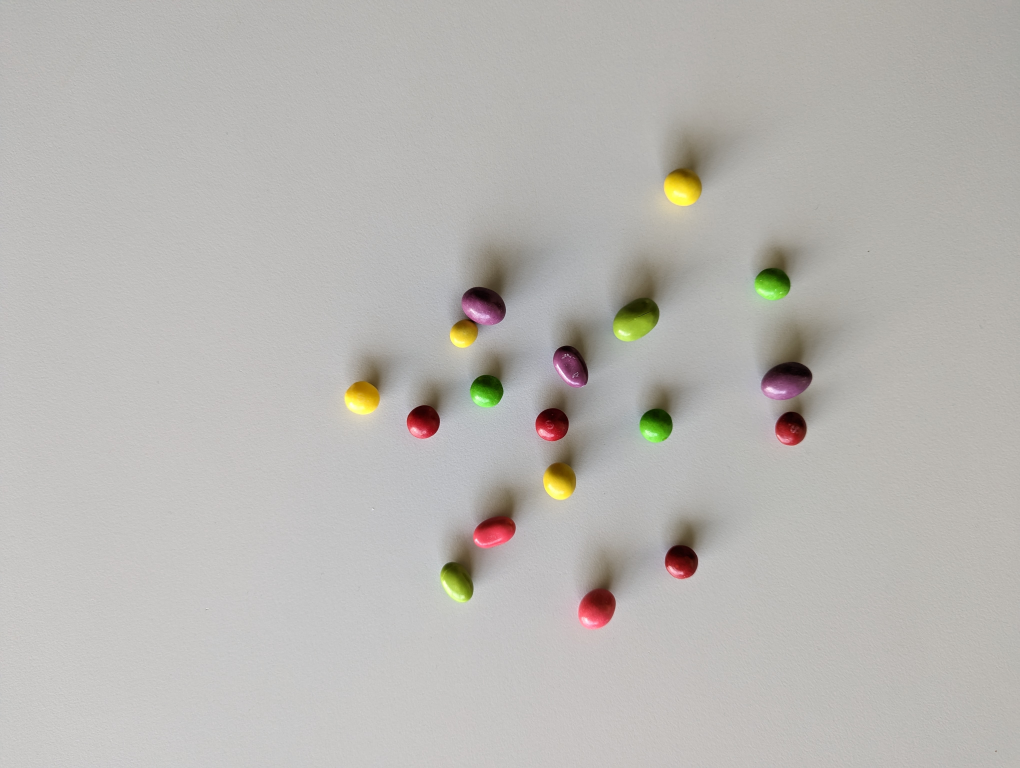
#> input picture data/04.jpg, 4080 x 3072 px, found by its file name (shown at 1/4 size)
$ python test.py
#> lines starting #> are read from the running program, lines starting #| are printed output that depends on the picture; after the words box and inside, x2 and y2 are one past the last pixel; in counts of white or black regions, pixels touching at a corner belong together
import json
from pathlib import Path
from typing import Dict
import click
import cv2
from tqdm import tqdm
import numpy as np


# [35 lines of commented-out code are left out]
img_path = "D:\\Studia\\Semestr 5\\WDPO Lab\\projekt\\WDPO\\data\\04.jpg"
img = cv2.imread(img_path, cv2.IMREAD_COLOR)
#> img is the input picture: shape (3072, 4080, 3); mean B, G, R 178.5, 182.3, 184.6
blur_bilateral = cv2.bilateralFilter(img, 15, 75, 75)
hsv = cv2.cvtColor(img, cv2.COLOR_BGR2HSV)
#> hsv: shape (3072, 4080, 3); mean H, S, V 29.2, 11.2, 185
# blur_median = cv2.medianBlur(img, 10)
# cv2.imshow('blur', blur_bilateral)
#TUTAJ MASKI
mask_hsv_green = cv2.inRange(hsv, (33, 190, 16), (55, 255, 255))
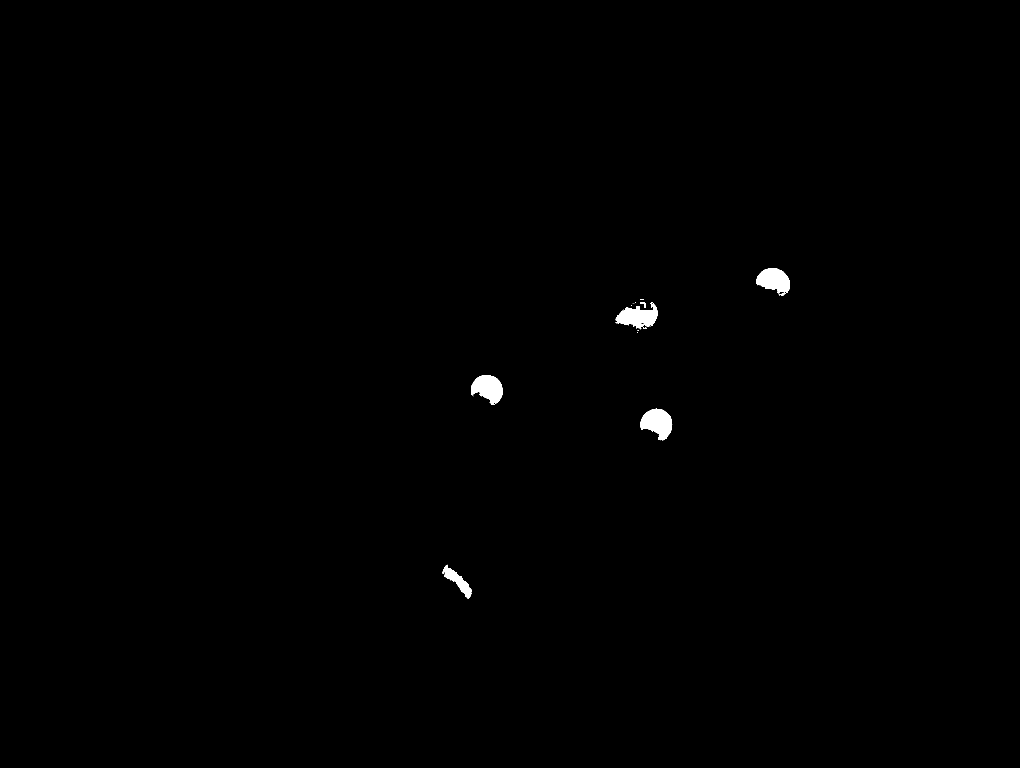
#> mask_hsv_green: shape (3072, 4080) (shown at 1/4 size); 0.36% white; 33 white regions (24 under 20 px), largest, box (x1, y1, x2, y2) and area: (2561, 1635, 2688, 1761) 10399, (2463, 1213, 2631, 1316) 9809, (1884, 1500, 2012, 1619) 9720
mask_hsv_purple = cv2.inRange(hsv, (145, 24, 10), (177, 255, 122))
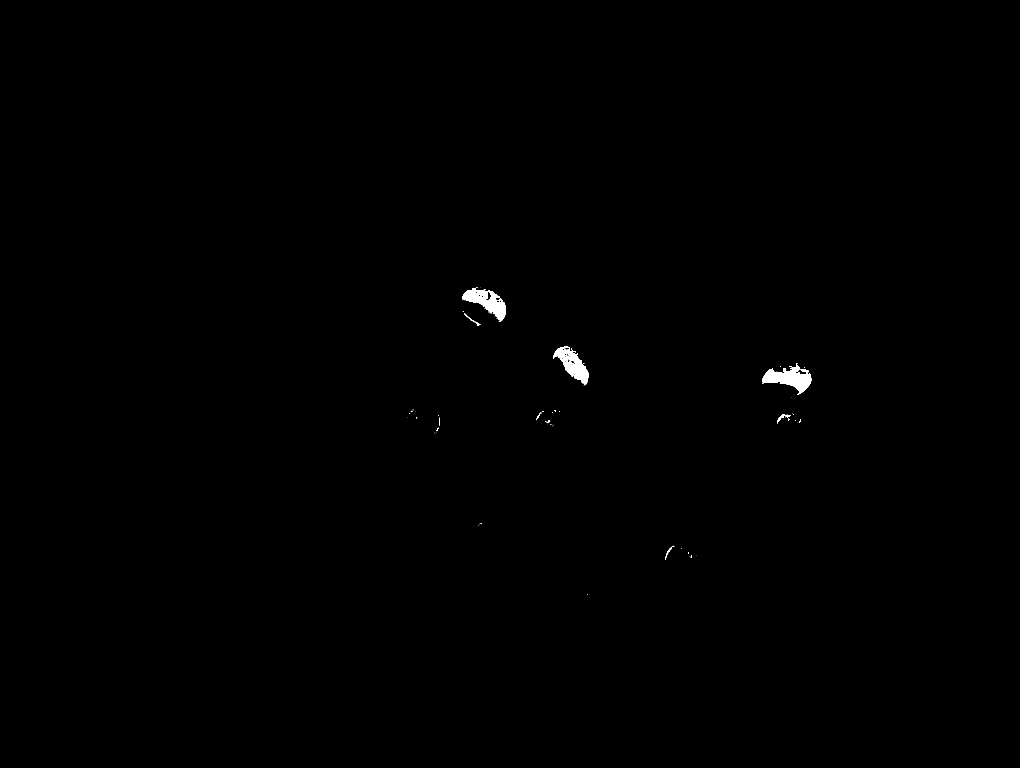
#> mask_hsv_purple: shape (3072, 4080) (shown at 1/4 size); 0.25% white; 107 white regions (93 under 20 px), largest, box (x1, y1, x2, y2) and area: (3048, 1458, 3247, 1580) 11173, (1848, 1152, 2024, 1288) 10098, (2213, 1386, 2353, 1541) 8608
mask_hsv_yellow = cv2.inRange(hsv, (6, 226, 83), (30, 255, 255))
#> mask_hsv_yellow: shape (3072, 4080); 0.16% white; 42 white regions (37 under 20 px), largest, box (x1, y1, x2, y2) and area: (2677, 679, 2799, 776) 6306, (1391, 1528, 1514, 1621) 5931, (2195, 1854, 2294, 1950) 5831, (1815, 1284, 1904, 1342) 2042, (1872, 1284, 1896, 1296) 48
mask_hsv_red = cv2.inRange(hsv, (170, 43, 125), (255, 255, 255))
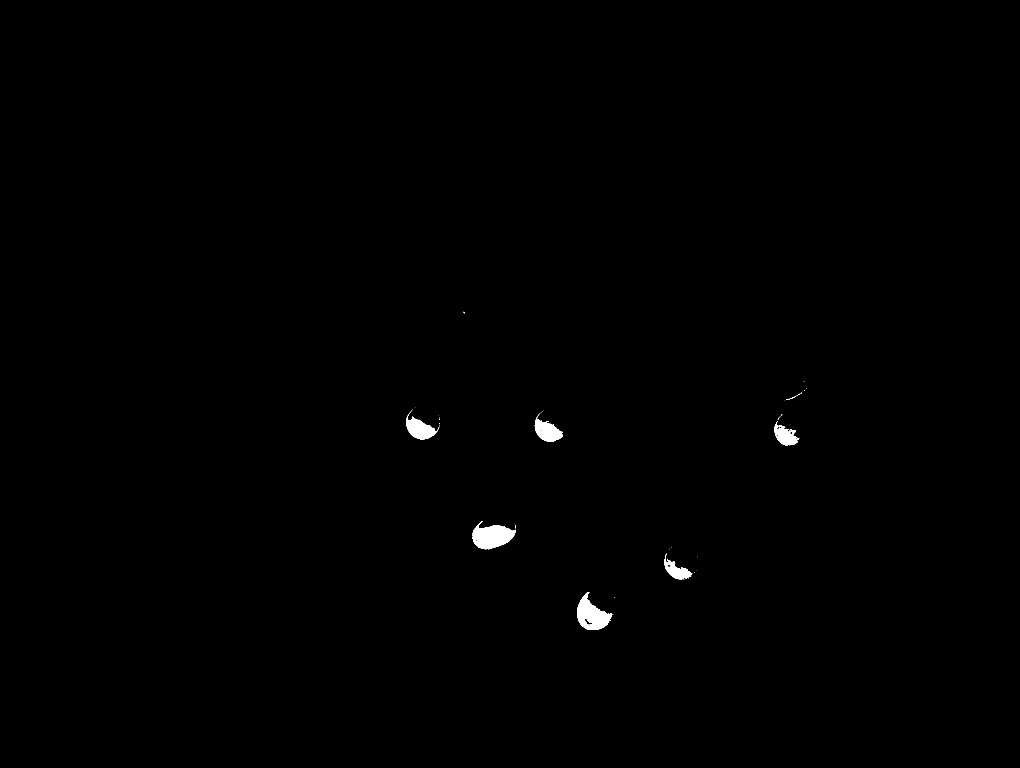
#> mask_hsv_red: shape (3072, 4080) (shown at 1/4 size); 0.36% white; 78 white regions (69 under 20 px), largest, box (x1, y1, x2, y2) and area: (1888, 2084, 2064, 2197) 11954, (2310, 2368, 2448, 2520) 10909, (1625, 1641, 1757, 1757) 6527

#mask_hsv = cv2.inRange(hsv, (Hmin, Smin, Vmin), (Hmax, Smax, Vmax))
kernel = np.ones((7, 7), np.uint8)
kernel1 = np.ones((9, 9), np.uint8)
kernel2 = np.ones((11, 11), np.uint8)
kernel3 = np.ones((8, 8), np.uint8)

opening = cv2.morphologyEx(mask_hsv_yellow, cv2.MORPH_OPEN, kernel)
#> opening: shape (3072, 4080); 0.15% white; 5 white regions, box (x1, y1, x2, y2) and area: (2677, 682, 2797, 765) 5854, (1398, 1528, 1514, 1619) 5616, (2196, 1855, 2292, 1946) 5478, (1819, 1285, 1901, 1328) 1651, (1418, 1584, 1425, 1591) 49
closing = cv2.morphologyEx(opening, cv2.MORPH_CLOSE, kernel1)
#> closing: shape (3072, 4080); 0.15% white; 4 white regions, box (x1, y1, x2, y2) and area: (2677, 682, 2797, 765) 5896, (1398, 1528, 1514, 1619) 5710, (2196, 1855, 2292, 1946) 5482, (1819, 1285, 1901, 1328) 1700
erosion = cv2.erode(closing, kernel3, iterations=1)
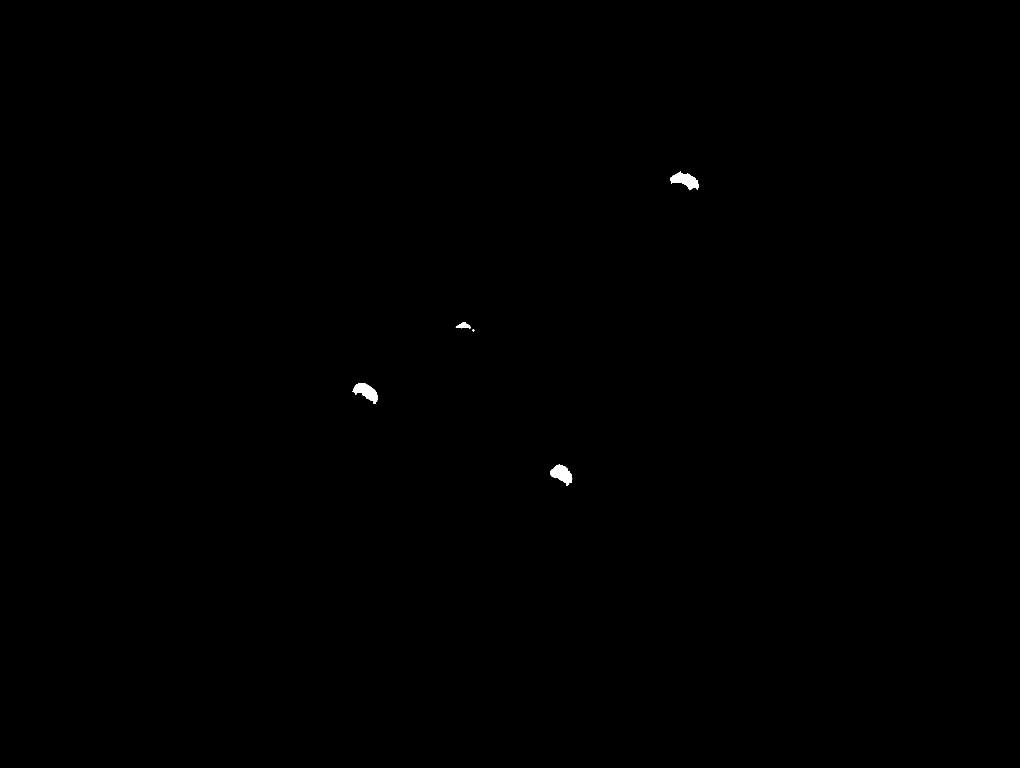
#> erosion: shape (3072, 4080) (shown at 1/4 size); 0.11% white; 5 white regions, box (x1, y1, x2, y2) and area: (2681, 686, 2794, 761) 4398, (2200, 1859, 2289, 1941) 4222, (1409, 1532, 1511, 1616) 4184, (1823, 1289, 1881, 1314) 837, (1891, 1318, 1898, 1325) 38
dilation = cv2.dilate(erosion, kernel2, iterations=1)
#> dilation: shape (3072, 4080); 0.17% white; 4 white regions
resize_closing = cv2.resize(closing, (500, 500))
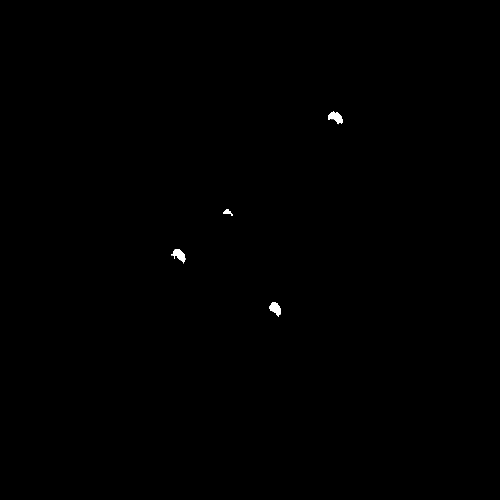
#> resize_closing: shape (500, 500); min 0, max 255, mean 0.4
resize_opening = cv2.resize(opening, (500, 500))
erosion_res = cv2.resize(erosion, (500, 500))
dilation_res = cv2.resize(dilation, (500, 500))

#
white = np.argwhere(dilation == 255)
#> white = 20849 pairs, first value 681 to 1945, second value 1404 to 2798
# [7 lines of commented-out code are left out]

cnt, _ = cv2.findContours(erosion, cv2.RETR_EXTERNAL, cv2.CHAIN_APPROX_SIMPLE)
#> cnt = 5 contours; box (x1, y1, x2, y2) and area: (2681, 686, 2794, 761) 4232, (2200, 1859, 2289, 1941) 4086, (1409, 1532, 1511, 1616) 4038, (1823, 1289, 1881, 1314) 768, (1891, 1318, 1898, 1325) 27
# cv2.contourArea(cnt[0])
amount = 0
size = []
# [5 lines of commented-out code are left out]
big = False
for c in cnt:
    size.append(cv2.contourArea(c))
#> this loop made 5 passes
#> after the loop, size = [4086.5, 4037.5, 27, 768.5, 4232.5]
for s in size:
    if s > 3000:
        big = True
#> this loop made 5 passes
#> s on passes 1 to 5: 4086.5, 4037.5, 27, 768.5, 4232.5

for s1 in size:
    if big:
        if s1 > 700:
            amount += 1
    else:
        if s1 > 30:
            amount += 1
#> this loop made 5 passes
#> after the loop, amount = 4
print(size)
#| [4086.5, 4037.5, 27.0, 768.5, 4232.5]
print(amount)
#| 4

resize_img = cv2.resize(img, (500, 500))
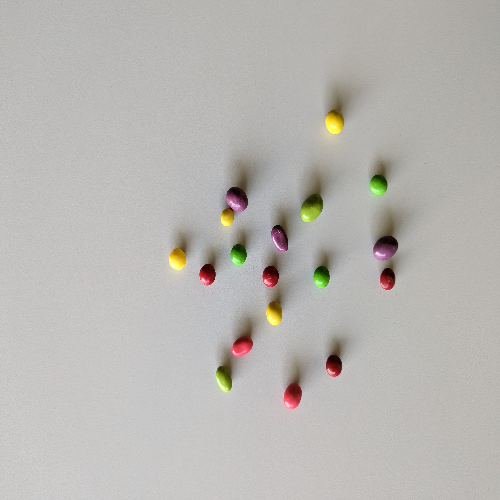
#> resize_img: shape (500, 500, 3); mean B, G, R 178.3, 182.2, 184.4
resize_mask_green = cv2.resize(mask_hsv_green, (500, 500))
resize_mask_purple = cv2.resize(mask_hsv_purple, (500, 500))
resize_mask_yellow = cv2.resize(mask_hsv_yellow, (500, 500))
resize_mask_red = cv2.resize(mask_hsv_red, (500, 500))

cv2.imshow('img', resize_img)
# cv2.imshow('green', resize_mask_green)
# cv2.imshow('purple', resize_mask_purple)
cv2.imshow('yellow', resize_mask_yellow)
# cv2.imshow('red', resize_mask_red)
#
# cv2.imshow('closing', resize_closing)
cv2.imshow('opening', resize_opening)
cv2.imshow('erosion', erosion_res)
cv2.imshow('dilation', dilation_res)
cv2.waitKey()
